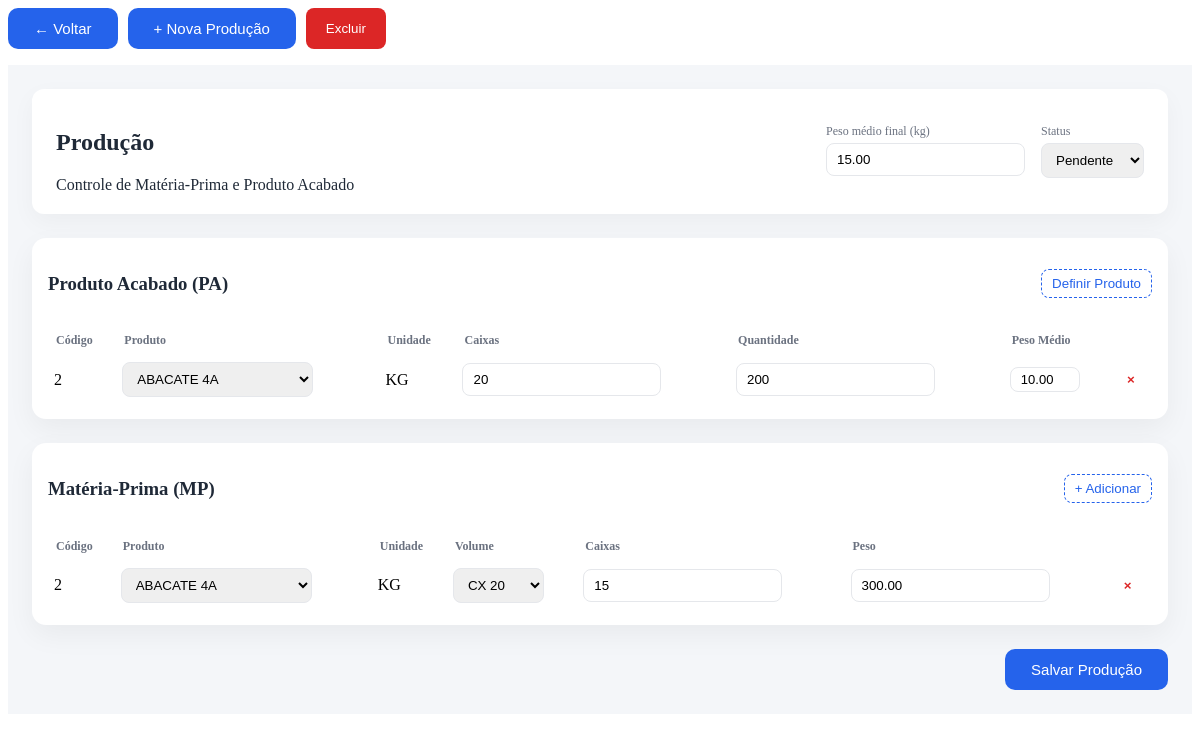
The app's page /pages/producao/central_producao_content.php?producao_pa_id=8 with its own data.
### tables this page shows
CREATE TABLE `producao_pa` (
  `producao_pa_id` int(11) NOT NULL,
  `produto_id` int(11) NOT NULL,
  `quantidade_caixa` int(11) NOT NULL,
  `quantidade` float NOT NULL,
  `peso_medio` float NOT NULL,
  `media_final` float NOT NULL,
  `status` varchar(255) NOT NULL
);

CREATE TABLE `produtos` (
  `produto_id` int(11) NOT NULL,
  `descricao` varchar(255) NOT NULL,
  `sku` varchar(50) DEFAULT NULL,
  `codigo_barras` varchar(50) DEFAULT NULL,
  `unidade` varchar(50) NOT NULL,
  `marca` varchar(100) DEFAULT NULL,
  `modelo` varchar(100) DEFAULT NULL,
  `comprador` varchar(255) DEFAULT NULL,
  `conferente` varchar(255) DEFAULT NULL,
  `observacoes` text DEFAULT NULL,
  `categoria_id` int(11) DEFAULT NULL,
  `preco_custo` decimal(10,2) DEFAULT NULL,
  `preco_venda` decimal(10,2) DEFAULT NULL,
  `controla_estoque` tinyint(1) DEFAULT 1,
  `estoque_minimo` decimal(10,2) DEFAULT 0.00,
  `estoque_maximo` decimal(10,2) DEFAULT NULL,
  `localizacao` varchar(100) DEFAULT NULL,
  `ativo` tinyint(1) NOT NULL,
  `data_criacao` datetime DEFAULT current_timestamp(),
  `usuario_criacao` int(11) DEFAULT NULL,
  `usuario_atualizacao` int(11) DEFAULT NULL,
  `data_atualizacao` datetime DEFAULT current_timestamp() ON UPDATE current_timestamp()
);

CREATE TABLE `producao_mp` (
  `producao_mp_id` int(11) NOT NULL,
  `producao_pa_id` int(11) NOT NULL,
  `produto_id` int(11) NOT NULL,
  `volume_id` int(11) NOT NULL,
  `quantidade_caixa` int(11) NOT NULL,
  `peso_liquido` float NOT NULL
);

CREATE TABLE `volumes` (
  `volume_id` int(11) NOT NULL,
  `volume` varchar(10) DEFAULT NULL,
  `tipo` varchar(3) DEFAULT NULL,
  `quantidade` float DEFAULT NULL
);

### pages/producao/central_producao_content.php (the view, shortened to what this page needs)
<?php
require_once $_SERVER['DOCUMENT_ROOT'] . '/lemyx/config/database.php';
$producaoId = $_GET['producao_pa_id'] ?? null;
$producao = null;
$pa_salvo = [];
$mp_salvos = [];
if ($producaoId) {
    $stmt = $pdo->prepare("
    SELECT media_final, status
    FROM producao_pa
    WHERE producao_pa_id = ?
    ");
    $stmt->execute([$producaoId]);
    $producao = $stmt->fetch(PDO::FETCH_ASSOC);
    $stmt = $pdo->prepare("
        SELECT
            pa.produto_id,
            pa.quantidade_caixa,
            pa.quantidade,
            pa.peso_medio,
            pr.descricao,
            pr.unidade
        FROM producao_pa pa
        JOIN produtos pr ON pr.produto_id = pa.produto_id
        WHERE pa.producao_pa_id = ?
    ");
    $stmt->execute([$producaoId]);
    $pa_salvo = $stmt->fetchAll(PDO::FETCH_ASSOC);
    $stmt = $pdo->prepare("
        SELECT
            mp.produto_id,
            mp.volume_id,
            mp.quantidade_caixa,
            pr.descricao,
            pr.unidade,
            v.quantidade AS volume_quantidade
        FROM producao_mp mp
        JOIN produtos pr ON pr.produto_id = mp.produto_id
        JOIN volumes v ON v.volume_id = mp.volume_id
        WHERE mp.producao_pa_id = ?
    ");
    $stmt->execute([$producaoId]);
    $mp_salvos = $stmt->fetchAll(PDO::FETCH_ASSOC);
}
$produtos = $pdo->query("
    SELECT produto_id, descricao, unidade
    FROM produtos
    ORDER BY descricao
")->fetchAll(PDO::FETCH_ASSOC);
$volumes = $pdo->query("
    SELECT
        volume_id,
        quantidade,
        volume AS descricao
    FROM volumes
    ORDER BY volume
")->fetchAll(PDO::FETCH_ASSOC);
?>
<div style="display:flex; gap:10px; margin-bottom:16px;">
    <button class="btn-primary btn-VoltarProducao">
        ← Voltar
    </button>
    <?php if ($producaoId): ?>
        <button class="btn-primary" onclick="novaProducao()">+ Nova Produção</button>
        <button class="btn-danger" onclick="excluirProducao(<?= (int) $producaoId ?>)">Excluir</button>
    <?php endif; ?>
</div>
<div class="producao-wrapper">
    <div class="producao-header-card">
        <div>
            <h2>Produção</h2>
            <span>Controle de Matéria-Prima e Produto Acabado</span>
        </div>
        <div class="header-fields">
            <div class="field">
                <label>Peso médio final (kg)</label>
                <input type="number" step="0.01" id="media_final" value="<?= $producao['media_final'] ?? '' ?>">
            </div>
            <div class="field">
                <label>Status</label>
                <select id="status">
                    <option value="PENDENTE" <?= ($producao['status'] ?? '') === 'PENDENTE' ? 'selected' : '' ?>>Pendente
                    </option>
                </select>
            </div>
        </div>
    </div>
    <div class="grid">
        <div class="card pa">
            <div class="card-header">
                <h3>Produto Acabado (PA)</h3>
                <button type="button" onclick="addPA()">Definir Produto</button>
            </div>
            <div class="table-responsive" style="max-height: 60vh; overflow-y: auto;">
                <table id="tabela-pa">
                    <thead  style="position: sticky; top: 0; z-index: 2;">
                        <tr>
                            <th>Código</th>
                            <th>Produto</th>
                            <th>Unidade</th>
                            <th>Caixas</th>
                            <th>Quantidade</th>
                            <th>Peso Médio</th>
                            <th></th>
                        </tr>
                    </thead>
                    <tbody>
                        <?php if (!empty($pa_salvo)): ?>
                            <?php foreach ($pa_salvo as $pa): ?>
                                <tr>
                                    <td class="produto-codigo"><?= $pa['produto_id'] ?></td>
                                    <td>
                                        <select onchange="preencherProduto(this)">
                                            <?php foreach ($produtos as $p): ?>
                                                <option value="<?= $p['produto_id'] ?>" data-unidade="<?= $p['unidade'] ?>"
                                                    <?= $p['produto_id'] == $pa['produto_id'] ? 'selected' : '' ?>>
                                                    <?= $p['descricao'] ?>
                                                </option>
                                            <?php endforeach; ?>
                                        </select>
                                    </td>
                                    <td class="produto-unidade"><?= $pa['unidade'] ?></td>
                                    <td><input type="number" class="caixas-pa" value="<?= $pa['quantidade_caixa'] ?>"></td>
                                    <td><input type="number" class="quantidade-pa" step="0.01" value="<?= $pa['quantidade'] ?>">
                                    </td>
                                    <td class="peso-medio-td">
                                        <?php if (strtolower($pa['unidade']) === 'kg'): ?>
                                            <input type="number" class="peso-medio-pa" readonly value="<?= $pa['peso_medio'] ?>">
                                        <?php endif; ?>
                                    </td>
                                    <td><button onclick="this.closest('tr').remove(); atualizarMediaFinal();">×</button></td>
                                </tr>
                            <?php endforeach; ?>
                        <?php endif; ?>
                    </tbody>
                </table>
            </div>
        </div>
        <div class="card mp">
            <div class="card-header">
                <h3>Matéria-Prima (MP)</h3>
                <button type="button" onclick="addMP()">+ Adicionar</button>
            </div>
            <div class="table-responsive" style="max-height: 60vh; overflow-y: auto;">
                <table id="tabela-mp">
                    <thead  style="position: sticky; top: 0; z-index: 2;">
                        <tr>
                            <th>Código</th>
                            <th>Produto</th>
                            <th>Unidade</th>
                            <th>Volume</th>
                            <th>Caixas</th>
                            <th>Peso</th>
                            <th></th>
                        </tr>
                    </thead>
                    <tbody>
                        <?php foreach ($mp_salvos as $mp): ?>
                            <tr>
                                <td class="produto-codigo">
                                    <?= $mp['produto_id'] ?>
                                </td>
                                <td>
                                    <select onchange="preencherProduto(this)">
                                        <?php foreach ($produtos as $p): ?>
                                            <option value="<?= $p['produto_id'] ?>" data-unidade="<?= $p['unidade'] ?>"
                                                <?= $p['produto_id'] == $mp['produto_id'] ? 'selected' : '' ?>>
                                                <?= $p['descricao'] ?>
                                            </option>
                                        <?php endforeach; ?>
                                    </select>
                                </td>
                                <td class="produto-unidade">
                                    <?= $mp['unidade'] ?>
                                </td>
                                <td>
                                    <select data-volume onchange="calcularPesoMP(this.closest('tr'))">
                                        <?php foreach ($volumes as $v): ?>
                                            <option value="<?= $v['volume_id'] ?>" data-quantidade="<?= $v['quantidade'] ?>"
                                                <?= $v['volume_id'] == $mp['volume_id'] ? 'selected' : '' ?>>
                                                <?= $v['descricao'] ?>
                                            </option>
                                        <?php endforeach; ?>
                                    </select>
                                </td>
                                <td><input type="number" class="caixas" value="<?= $mp['quantidade_caixa'] ?>"
                                        oninput="calcularPesoMP(this.closest('tr'))"></td>
                                <td><input type="number" class="peso" readonly
                                        value="<?= number_format($mp['volume_quantidade'] * $mp['quantidade_caixa'], 2, '.', '') ?>">
                                </td>
                                <td><button onclick="this.closest('tr').remove(); atualizarMediaFinal();">×</button></td>
                            </tr>
                        <?php endforeach; ?>
                    </tbody>
                </table>
            </div>
        </div>
        <div class="footer-actions">
            <button class="btn-primary" onclick="salvarProducao()">Salvar Produção</button>
        </div>
    </div>
</div>

### pages/producao/central_producao_content.php (style rules this page uses)
.producao-wrapper { padding: 24px; background: var(--bg); color: var(--text); }
.producao-header-card { background: var(--card); border-radius: 12px; padding: 20px 24px; display: flex; justify-content: space-between; align-items: center; box-shadow: 0 8px 24px rgba(0, 0, 0, .04); margin-bottom: 24px; }
.header-fields { display: flex; gap: 16px; }
.field { display: flex; flex-direction: column; }
.field label { font-size: 12px; color: var(--muted); margin-bottom: 4px; }
input, select { padding: 8px 10px; border-radius: 8px; border: 1px solid var(--border); }
.grid { display: flex; flex-direction: column; gap: 24px; }
.card { background: var(--card); border-radius: 14px; padding: 16px; box-shadow: 0 10px 28px rgba(0, 0, 0, .05); }
.card-header { display: flex; justify-content: space-between; align-items: center; margin-bottom: 12px; }
.card-header button { background: transparent; border: 1px dashed var(--primary); color: var(--primary); padding: 6px 10px; border-radius: 8px; cursor: pointer; }
table { width: 100%; border-collapse: collapse; }
th { font-size: 12px; color: var(--muted); text-align: left; padding: 8px; }
td { padding: 6px; }
td button { background: none; border: none; color: #dc2626; font-weight: bold; cursor: pointer; }
.footer-actions { display: flex; justify-content: flex-end; }
.btn-primary { background: var(--primary); color: #fff; border: none; padding: 12px 26px; font-size: 15px; border-radius: 10px; cursor: pointer; }
.peso-medio-td input.peso-medio-pa { width: 70px; padding: 4px 6px; font-size: 13px; text-align: center; }
#tabela-pa td, #tabela-pa th { vertical-align: middle; }
#tabela-pa td:last-child { width: 30px; text-align: center; }
.btn-danger { background: #dc2626; color: #fff; border: none; padding: 10px 20px; border-radius: 8px; cursor: pointer; }

### records on screen
producao_pa: media_final "15.00", status "Pendente", produto "2", produto.descricao "ABACATE 4A", produto.unidade "KG", quantidade_caixa "20", quantidade "200", peso_medio "10.00"
producao_mp: produto "2", produto.descricao "ABACATE 4A", produto.unidade "KG", volume.volume "CX 20", quantidade_caixa "15", volume+quantidade_caixa "300.00"
